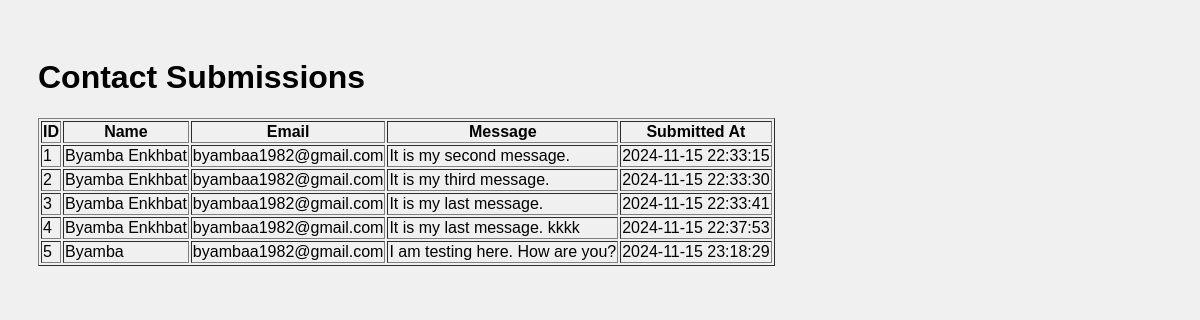
The page /admin on the database its author committed.
### tables this page shows
CREATE TABLE contacts (
                    id INTEGER PRIMARY KEY,
                    name TEXT NOT NULL,
                    email TEXT  NOT NULL,
                    message TEXT NOT NULL,
                    current_time TIMESTAMP DEFAULT CURRENT_TIMESTAMP);

### main.py (the view)
@app.route('/admin')
def admin():
    conn = sqlite3.connect('titanic.sqlite', check_same_thread=False)
    cursor = conn.cursor()
    cursor.execute('SELECT * FROM contacts')
    contacts = cursor.fetchall()
    conn.close()
    return render_template('admin.html', contacts=contacts)

### templates/admin.html (shortened to what this page needs)
<!DOCTYPE html>
<html>
<head>
    <link rel="stylesheet" type="text/css" href="{{ url_for('static', filename='style.css') }}">
</head>
<body>
    <h1>Contact Submissions</h1>
    <table border="1">
        <tr>
            <th>ID</th>
            <th>Name</th>
            <th>Email</th>
            <th>Message</th>
            <th>Submitted At</th>
        </tr>
        {% for contact in contacts %}
        <tr>
            <td>{{ contact[0] }}</td>
            <td>{{ contact[1] }}</td>
            <td>{{ contact[2] }}</td>
            <td>{{ contact[3] }}</td>
            <td>{{ contact[4] }}</td>
        </tr>
        {% endfor %}
    </table>
</body>
</html>

### static/style.css (style rules this page uses)
body { background-color: #f0f0f0; font-family: Arial, sans-serif; padding: 30px; }

### rows shown on the page
contacts: id "1", name "Byamba Enkhbat", email "byambaa1982@gmail.com", message "It is my second message.", current_time "2024-11-15 22:33:15"
contacts: id "2", name "Byamba Enkhbat", email "byambaa1982@gmail.com", message "It is my third message.", current_time "2024-11-15 22:33:30"
contacts: id "3", name "Byamba Enkhbat", email "byambaa1982@gmail.com", message "It is my last message.", current_time "2024-11-15 22:33:41"
contacts: id "4", name "Byamba Enkhbat", email "byambaa1982@gmail.com", message "It is my last message. kkkk", current_time "2024-11-15 22:37:53"
contacts: id "5", name "Byamba", email "byambaa1982@gmail.com", message "I am testing here. How are you?", current_time "2024-11-15 23:18:29"
